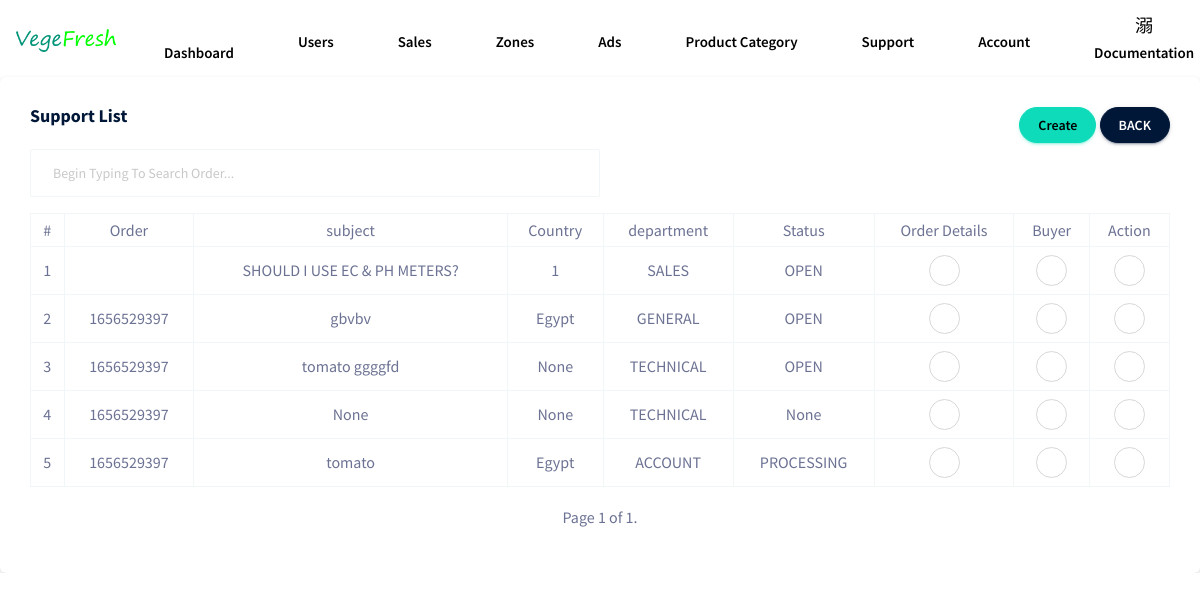
Page /management/supportTiket/ on the committed database.
### support/models.py (models this page shows)
class TicketSupport(models.Model):
    user = models.ForeignKey(UsersProfiles, on_delete=models.SET_NULL, null=True, blank=True)
    order = models.ForeignKey(Orders, on_delete=models.SET_NULL, null=True, blank=True)
    subject = models.CharField(max_length=100, null=True, blank=True)
    question = models.TextField(null=True, blank=True)
    dep = models.CharField(max_length=100, null=True, blank=True, choices=TIKETDEP, )
    status = models.CharField(max_length=100,default='OPEN', null=True, blank=True, choices=TIKETSTS, )
    country = models.CharField(max_length=50, blank=True, null=True)
    create_date = models.DateTimeField(auto_now_add=True)
    class Meta:
        ordering = ['-create_date']

### cart/models.py (models this page shows, shortened)
class Orders(models.Model):
    name = models.ForeignKey(UsersProfiles, on_delete=models.SET_NULL, null=True, blank=True)
    sub_total = models.DecimalField(max_digits=10, decimal_places=2, default=0.00, null=True, blank=True,
                                    validators=[MinValueValidator(Decimal('0.00'))])
    tax_rate = models.DecimalField(max_digits=10, decimal_places=2, default=0.00, null=True, blank=True,
                                   validators=[MinValueValidator(Decimal('0.00'))])
    tax_amount = models.DecimalField(max_digits=10, decimal_places=2, default=0.00, null=True, blank=True,
                                     validators=[MinValueValidator(Decimal('0.00'))])
    total = models.DecimalField(max_digits=10, decimal_places=2, default=0.00, null=True, blank=True,
                                validators=[MinValueValidator(Decimal('0.00'))])
    shipping = models.DecimalField(max_digits=10, decimal_places=2, default=0.00, null=True, blank=True,
                                validators=[MinValueValidator(Decimal('0.00'))])
    symbl = models.CharField(max_length=5, null=True, blank=True)
    items = models.IntegerField(null=True, blank=True)
    coupon = models.DecimalField(max_digits=10, decimal_places=2, default=0.00, null=True, blank=True)
    transaction_id = models.IntegerField(null=True, blank=True, unique=True)
    zone = models.ForeignKey(CityZone, on_delete=models.SET_NULL, null=True, blank=True)
    note = models.TextField(null=True, blank=True, default='No Note')
    payment_result = models.CharField(max_length=20, null=True, blank=True)
    tran_ref = models.CharField(max_length=50, null=True, blank=True)
    tran_total = models.DecimalField(max_digits=10, decimal_places=2, default=0.00, null=True, blank=True)
    status = models.CharField(max_length=20, blank=True, null=True, choices=STATUS, default='CREATED')
    create_date = models.DateTimeField(auto_now_add=True)
    class Meta:
        ordering = ['-create_date']

### management/views.py (the view)
# urls.py: path('supportTiket/', views.supportTiket, name="supportTiket"),
def supportTiket(request):
    instance = TicketSupport.objects.all()
    paginator = Paginator(instance, 10)
    page_number = request.GET.get('page')
    page_obj = paginator.get_page(page_number)
    context = {"support": page_obj}
    return render(request, 'dashboard/supportlist.html', context)

### templates/dashboard/supportlist.html (shortened to what this page needs)
{% extends 'dashboard/base.html' %} {% load static %} {% block contain %}
<div class="card">
    <div class="card-body">
        <div style="margin-bottom: 10px; float: right;">
            <a href="{{ request.META.HTTP_REFERER }}" class="btn btn-success btn-rounded btn-fw">Create</a>
            <a href="{{ request.META.HTTP_REFERER }}" class="btn btn-dark btn-rounded btn-fw">BACK</a>
        </div>
        <h4 class="card-title">Support List</h4>
        <div class="col-md-6">
            <input class="form-control" hx-headers='{"X-CSRFToken": "{{ csrf_token }}"}' type="search" name="search" placeholder="Begin Typing To Search Order..." hx-post="{% url 'orderFilter' %}" hx-trigger="keyup changed delay:500ms, search" hx-target="#data" hx-indicator=".htmx-indicator">
        </div>
        <div class="table-responsive pt-3 " id="data">
            <table class="table table-bordered">
                <thead>
                    <tr style="text-align: center;">
                        <th>#</th>
                        <th>Order</th>
                        <th>subject</th>
                        <th>Country</th>
                        <th>department</th>
                        <th>Status</th>
                        <th>Order Details</th>
                        <th>Buyer</th>
                        <th>Action</th>
                    </tr>
                </thead>
                <tbody>
                    {% for i in support %}
                    <tr style="text-align: center;" id="tr{{i.id}}">
                        <td>{{forloop.counter}}</td>
                        <td>{{i.order.transaction_id}}</td>
                        <td>{{i.subject}}</td>
                        <td>{{i.country}} </td>
                        <td>{{i.dep}} </td>
                        <td>{{i.status}} </td>
                        <td>
                            <button type="button" class="btn btn-outline-secondary btn-rounded btn-icon" hx-get="{% url 'orderDetails' %}" hx-trigger="click" hx-target="#data" hx-vals='{"myid": "{{i.order.id}}"}'>
                                <i class="mdi mdi-information-outline icon-md text-danger"></i>
                              </button>
                        </td>
                        <td>
                            <button type="button" class="btn btn-outline-secondary btn-rounded btn-icon" hx-get="{% url 'orderUserDetails' %}" hx-trigger="click" hx-target="#data" hx-vals='{"myid": "{{i.user.id}}"}'>
                            <i class="mdi mdi-account-card-details icon-md text-danger"></i>
                            </button>
                        </td>
                        <td>
                            <button type="button" class="btn btn-outline-secondary btn-rounded btn-icon" hx-get="{% url 'supportTiketAction' i.id %}" hx-trigger="click" hx-target="#data" hx-swap="outerHTML" >
                            <i class="mdi mdi-routes icon-md text-danger"></i>
                            </button>
                        </td>
                    </tr>
                    {% endfor %}
                </tbody>
            </table>
            <div style="margin-top: 20px;">
                <nav aria-label="Page navigation example">
                    <ul class="pagination justify-content-center ">
                        <span class="current" style="padding-left:15px;padding-right:15px;">
                        Page {{ support.number }} of {{ support.paginator.num_pages }}.
                    </span>
                    </ul>
                </nav>
            </div>
        </div>
    </div>
</div>
{% endblock %}

### rows in the picture
TicketSupport: subject "SHOULD I USE EC & PH METERS?", country "1", dep "SALES", status "OPEN"
TicketSupport: order.transaction_id "1656529397", subject "gbvbv", country "Egypt", dep "GENERAL", status "OPEN"
TicketSupport: order.transaction_id "1656529397", subject "tomato ggggfd", country "None", dep "TECHNICAL", status "OPEN"
TicketSupport: order.transaction_id "1656529397", subject "None", country "None", dep "TECHNICAL", status "None"
TicketSupport: order.transaction_id "1656529397", subject "tomato", country "Egypt", dep "ACCOUNT", status "PROCESSING"

### other values in the picture
{{ support.number }} "1"
{{ support.paginator.num_pages }} "1"
